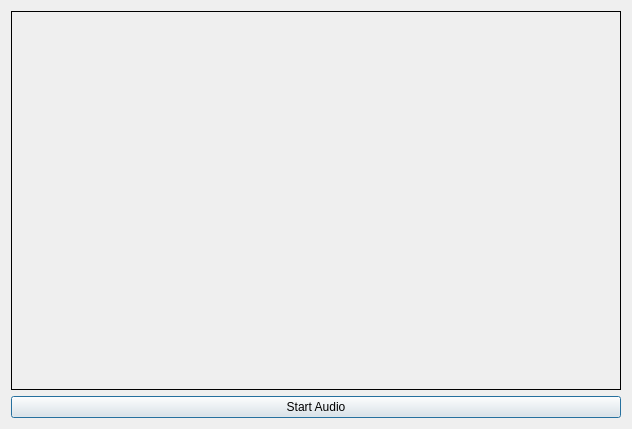
<?xml version="1.0" encoding="UTF-8"?>
<ui version="4.0">
 <class>ViewerDialog</class>
 <widget class="QDialog" name="ViewerDialog">
  <property name="geometry">
   <rect>
    <x>0</x>
    <y>0</y>
    <width>632</width>
    <height>429</height>
   </rect>
  </property>
  <property name="windowTitle">
   <string>Viewer</string>
  </property>
  <layout class="QVBoxLayout" name="verticalLayout">
   <item>
    <widget class="QLabel" name="label">
     <property name="frameShape">
      <enum>QFrame::Box</enum>
     </property>
     <property name="text">
      <string/>
     </property>
    </widget>
   </item>
   <item>
    <widget class="QPushButton" name="pushButton">
     <property name="text">
      <string>Start Audio</string>
     </property>
    </widget>
   </item>
  </layout>
 </widget>
 <resources/>
 <connections/>
</ui>
